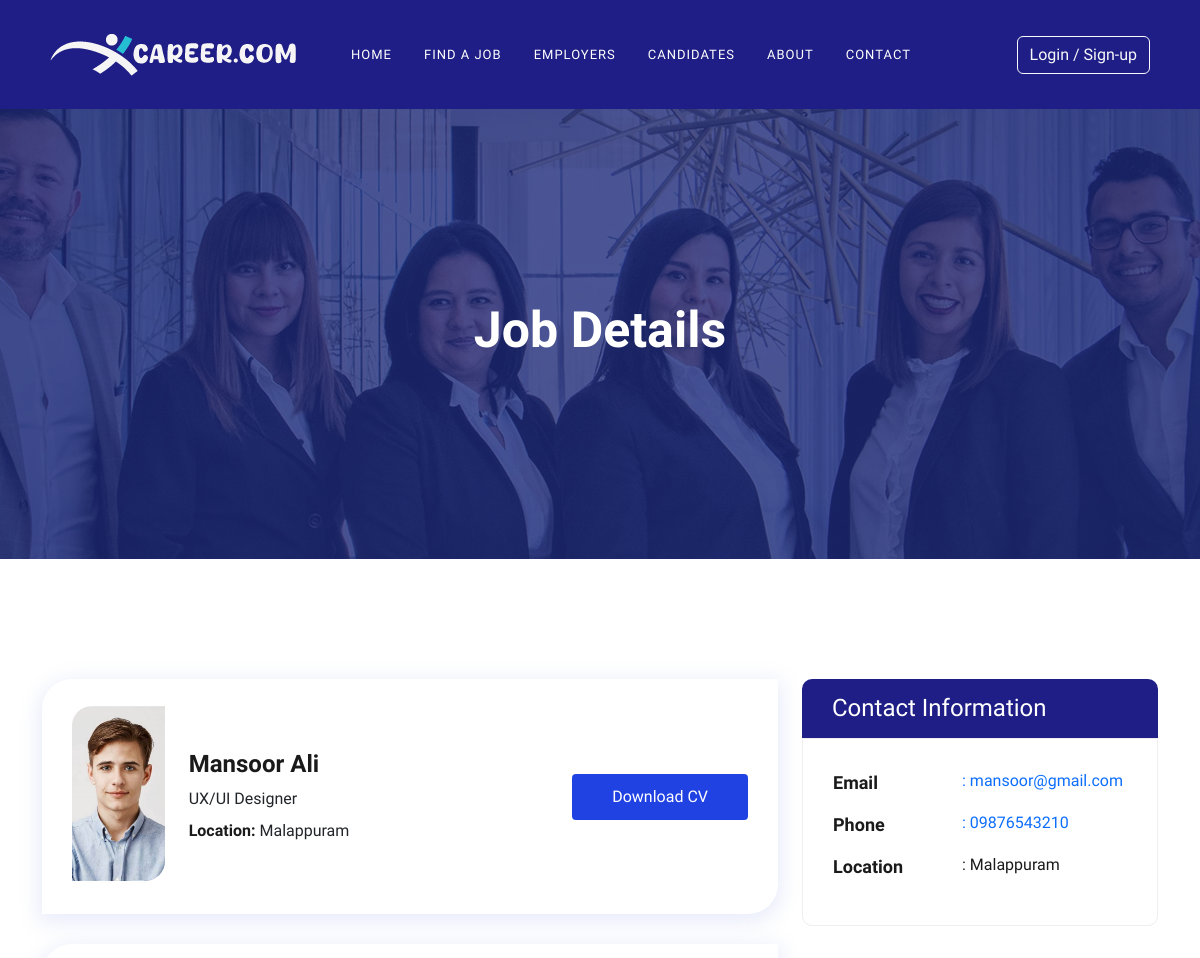
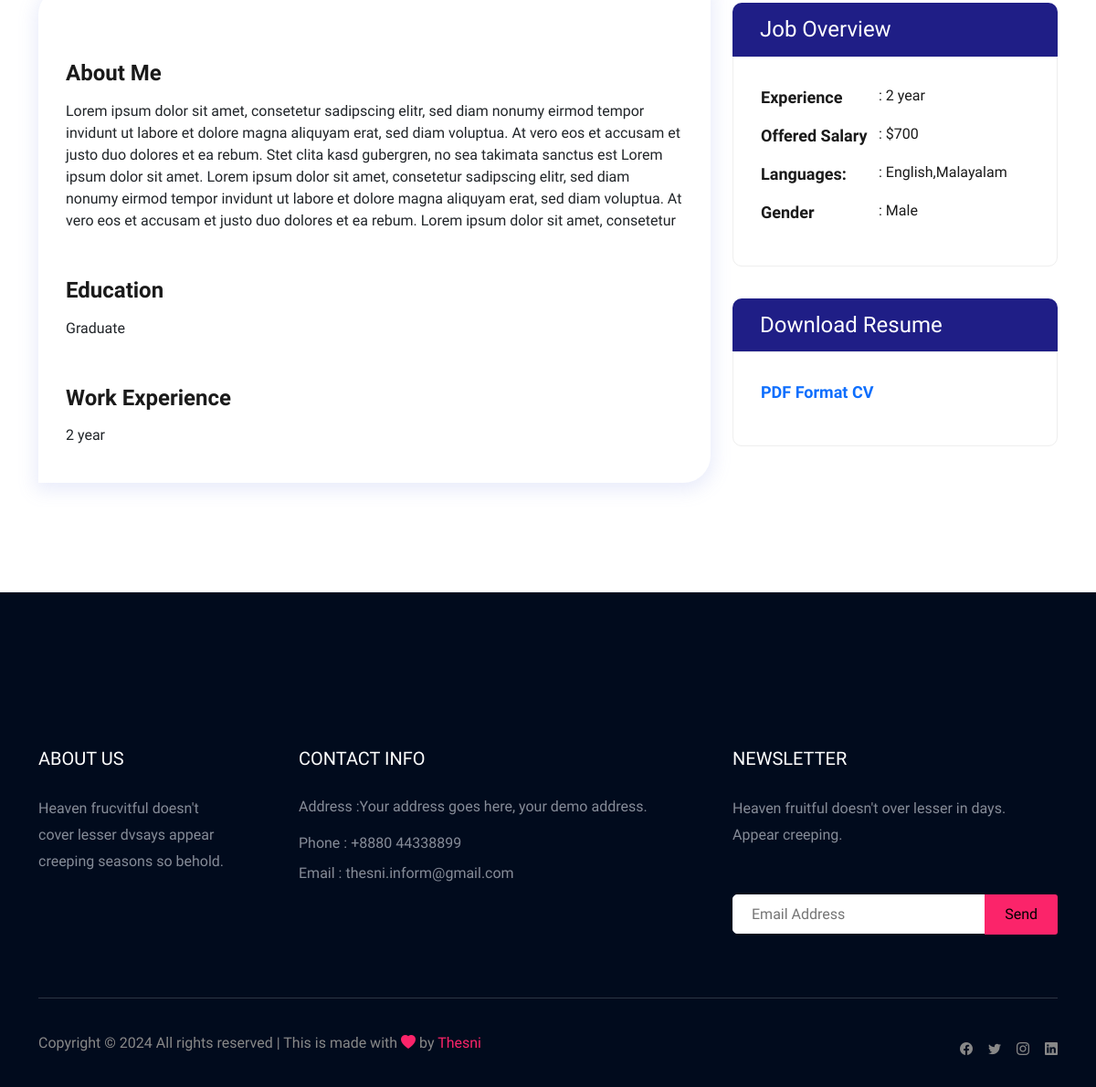
The app's page /candidate_details/1 with its own data (2 pictures, top to bottom).
### user/models.py (models this page shows, shortened)
class Applicant(models.Model):
    user = models.OneToOneField(User, on_delete=models.CASCADE)
    email = models.CharField(max_length=50)
    phone = models.CharField(max_length=10, null=True,)
    image = models.ImageField(upload_to="media/", null=True, blank=True)
    gender = models.CharField(max_length=10)
    type = models.CharField(max_length=20)
    year = models.CharField(max_length=20)
    about = models.TextField(null=True, blank=True)
    work = models.TextField(null=True, blank=True)
    location = models.TextField(null=True, blank=True)
    cv = models.FileField(upload_to="resumes/", null=True, blank=True)
    district= models.TextField(null=True, blank=True)
    state= models.TextField(null=True, blank=True)
    country= models.TextField(null=True, blank=True)
    pincode= models.TextField(null=True, blank=True)
    EDUCATION_CHOICES = [
        ('diploma', 'Diploma'),
        ('graduate', 'Graduate'),
        ('post_graduate', 'Post Graduate'),
        ('iti', 'ITI'),
    ]
    education_level = models.CharField(max_length=20, choices=EDUCATION_CHOICES, default='graduate')

### user/views.py (the view)
# urls.py: path('candidate_details/<int:myid>', views.candidate_details, name= 'candidate_details'),
def candidate_details(request, myid):
    candidate = Applicant.objects.get(id=myid)
    return render(request,"candidate_details.html", {'candidate': candidate})

### user/context_processors.py (called while the page is built, shortened)
def user_role(request):
    user = request.user
    return {'is_applicant': False, 'is_company': False}

### templates/candidate_details.html (shortened to what this page needs)
{% extends 'base.html' %}
{% block content %}
{% load static %}
<div class="slider-area ">
    <div class="single-slider section-overly slider-height2 d-flex align-items-center"
        data-background="/static/img/about.jpg" style="background-image: url(&quot;/static/img/about.jpg&quot;);">
        <div class="container">
            <div class="row">
                <div class="col-xl-12">
                    <div class="hero-cap text-center">
                        <h2>job details</h2>
                    </div>
                </div>
            </div>
        </div>
    </div>
</div>
<div class="job-post-company pt-120 pb-120">
    <div class="container">
        <div class="row">
            <div class="col-lg-8">
                <div class="candidates-cv">
                    <div class="row align-items-center">
                        <div class="col-lg-2">
                            <div class="hot-jobs-img">
                                {% if candidate.image %}
                              <img src="{{candidate.image.url}}" alt="">
                               {% else %}
                              <img src="/static/img/user.png" alt="Image" >
                               {% endif %}
                            </div>
                        </div>
                        <div class="col-lg-6">
                            <div class="candidates-cv-content">
                                <h3>{{candidate.user.first_name}} {{candidate.user.last_name}}</h3>
                                <span class="sub-title">UX/UI Designer</span>
                                <ul>
                                    <li><span>Location: </span>{{candidate.location}}</li>
                                </ul>
                            </div>
                        </div>
                        <div class="col-lg-4">
                            <a href="{{ applicant.cv.url }}" target="_blank" class="default-btn" download="">Download CV</a>
                        </div>
                    </div>
                </div>
                <div class="candidates-details-content">
                    <h3>About Me</h3>
                    <p>{{candidate.about}}</p>
                    <h3>Education</h3>
                    <ul>
                        <li class="arts"> {{candidate.education_level}}</li>
                    </ul>
                    <h3>Work Experience</h3>
                    <ul>
                        <li class="arts"> {{candidate.work}}</li>
                    </ul>
                </div>
            </div>
            <div class="col-lg-4">
                <div class="candidates-details-sidebar">
                    <div class="candidates-widget">
                        <h3>Contact Information</h3>
                        <ul class="overview">
                            <li>
                                Email
                                <a href="mailto:hello@jubi.com"><span>: {{candidate.user.email}}</span></a>
                            </li>
                            <li>
                                Phone
                                <a href="tel:+1-(514)-7939-357"><span>: {{candidate.phone}}</span></a>
                            </li>
                            <li>
                                Location
                                <span>: {{candidate.location}} </span>
                            </li>
                        </ul>
                    </div>
                    <div class="candidates-widget">
                        <h3>Job Overview</h3>
                        <ul class="overview">
                            <li>
                                Experience
                                <span>: {{candidate.work}}</span>
                            </li>
                            <li>
                                Offered Salary
                                <span>: $700</span>
                            </li>
                            <li>
                                Languages:
                                <span>: English,Malayalam</span>
                            </li>
                            <li>
                                Gender
                                <span>: {{candidate.gender}}</span>
                            </li>
                        </ul>
                    </div>
                    <div class="candidates-widget">
                        <h3>Download Resume</h3>
                        <ul class="overview download ">
                            <li>
                                {% if candidate.cv %}
                                    <a href="{{ candidate.cv.url }}" target="_blank">PDF Format CV</a>
                                {% else %}
                                    <p>No CV uploaded</p>
                                {% endif %}
                            </li>
                        </ul>
                    </div>
                </div>
            </div>
        </div>
    </div>
</div>
{% endblock %}

### static/css/style.css (style rules this page uses)
body { font-family: "Muli", sans-serif; margin: 0; padding: 0; }
p { font-family: "Muli", sans-serif; font-size: 16px; font-weight: normal; }
a { text-decoration: none; }
.section-overly { position: relative; z-index: 0 }
.section-overly::before { position: absolute; content: ""; background-color: rgba(31,43,123,0.8); width: 100%; height: 100%; left: 0; top: 0; bottom: 0; right: 0; z-index: -1; background-repeat: no-repeat }
.slider-height2 { min-height: 450px; background-repeat: no-repeat; background-position: center center; background-size: cover; }
.section-overly { position: relative; z-index: 0; }
.slider-area .hero-cap h2 { color: #fff; font-size: 50px; font-weight: 700; text-transform: capitalize; }
.pb-120 { padding-bottom: 120px; }
.pt-120 { padding-top: 120px; }
ul { margin: 0px; padding: 0px; }
li { list-style: none; }

### static/css/admin.css (style rules this page uses)
.job_detail h4, h3 { color: #929191; font-size: 15px; }

### templates/candidate_details.html (style rules this page uses)
.candidates-cv { padding: 30px; background-color: #fff; box-shadow: 0px 5px 20px 3px rgba(230, 233, 249, .9); transition: all ease .5s; border-radius: 30px 0 30px 0; margin-bottom: 30px; }
.candidates-cv .hot-jobs-img { box-shadow: none; }
.candidates-cv .hot-jobs-img img { border-radius: 20px 0 20px 0; position: relative; top: -3px; height: 175px; object-fit: cover; width: 100%; }
.candidates-cv .candidates-cv-content h3 { font-size: 24px; margin-bottom: 8px; color: #1a1a1a; font-weight: bold; }
.candidates-cv .candidates-cv-content .sub-title { display: inline-block; margin-bottom: 8px; }
.candidates-cv .candidates-cv-content ul li span { font-weight: bold; color: #1a1a1a; }
.default-btn { font-size: 16px; color: #fff; line-height: 1; transition: all ease .5s; text-align: center; background-color: #2042e3; position: relative; z-index: 1; overflow: hidden; display: inline-table; padding: 15px 40px; border-radius: 4px; }
.candidates-cv .default-btn { float: right; }
.candidates-details-content { background-color: #fff; box-shadow: 0px 5px 20px 3px rgba(230, 233, 249, .9); padding: 30px; padding-bottom: 40px; border-radius: 30px 0 30px 0; }
.candidates-details-content h3 { font-size: 24px; color: #1a1a1a; font-weight: bold; margin-bottom: 15px; margin-top: 50px; }
.candidates-details-sidebar .candidates-widget { margin-bottom: 35px; }
.candidates-details-sidebar .candidates-widget h3 { background-color: #1f1e86; padding: 15px 30px; border-radius: 10px 10px 0 0; font-size: 24px; margin-bottom: 0; color: #ffffff; }
.candidates-details-sidebar .candidates-widget .overview { margin: 0; list-style-type: none; padding: 30px; background-color: 0px 5px 20px 3px rgba(230, 233, 249, .9); border-radius: 0 0 10px 10px; border: 1px solid #eee; }
.overview li { font-weight: 600; font-size: 18px; color: #1a1a1a; margin-bottom: 15px; }
.overview span { font-weight: normal; font-size: 16px; float: right; width: 165px; }

### records on screen
Applicant: image (picture), user.first_name "Mansoor", user.last_name "Ali", location "Malappuram", about "Lorem ipsum dolor sit amet, consetetur sadipscing elitr, sed diam nonumy eirmod tempor invidunt ut labore et dolore magna aliquyam erat, sed diam voluptua. At vero eos et accusam et justo duo dolores et ea rebum. Stet clita kasd gubergren, no sea takimata sanctus est Lorem ipsum dolor sit amet. Lorem ipsum dolor sit amet, consetetur sadipscing elitr, sed diam nonumy eirmod tempor invidunt ut labore et dolore magna aliquyam erat, sed diam voluptua. At vero eos et accusam et justo duo dolores et ea rebum. Lorem ipsum dolor sit amet, consetetur", education_level "Graduate", work "2 year", user.email "mansoor@gmail.com", phone "09876543210", gender "Male"
